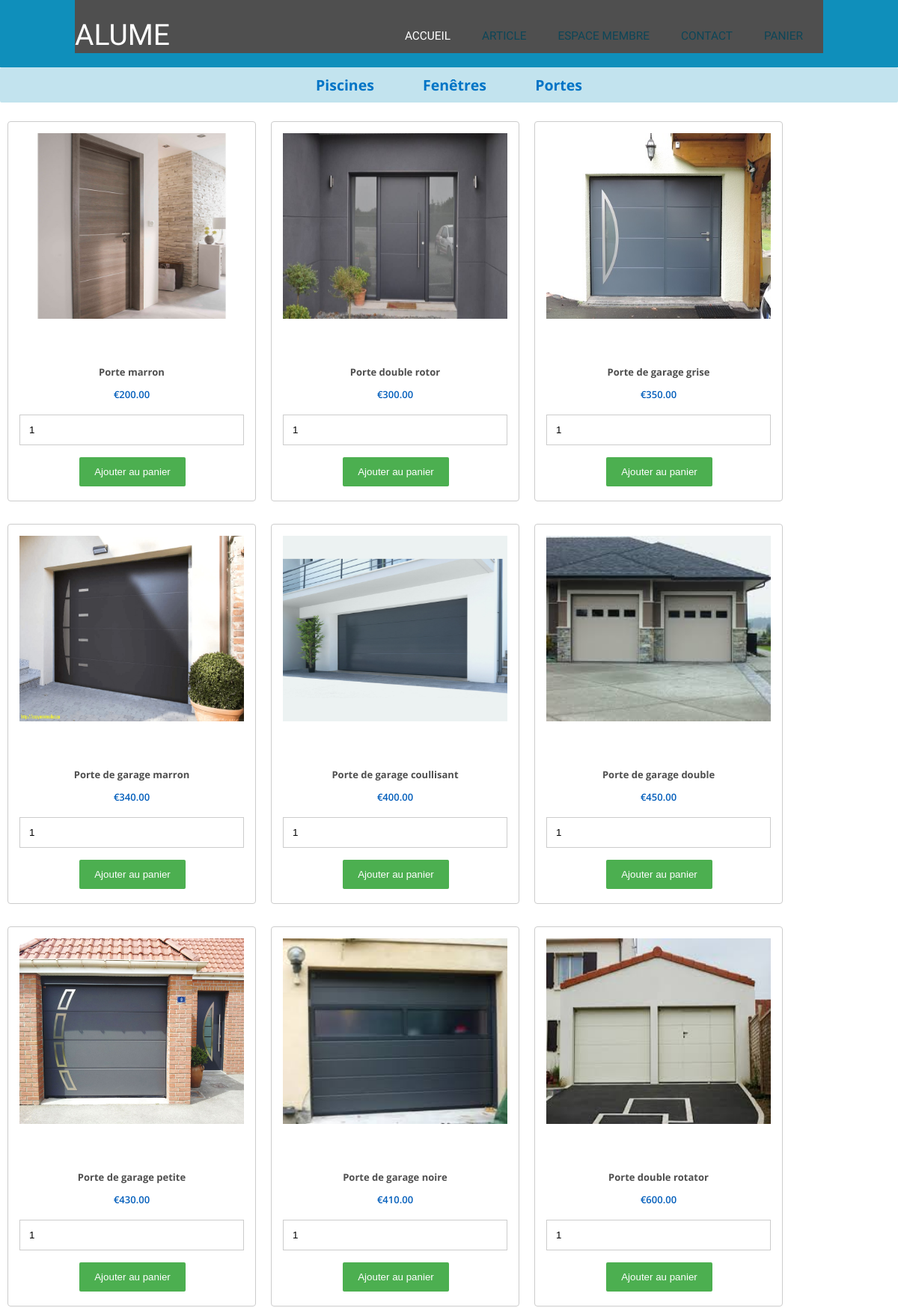
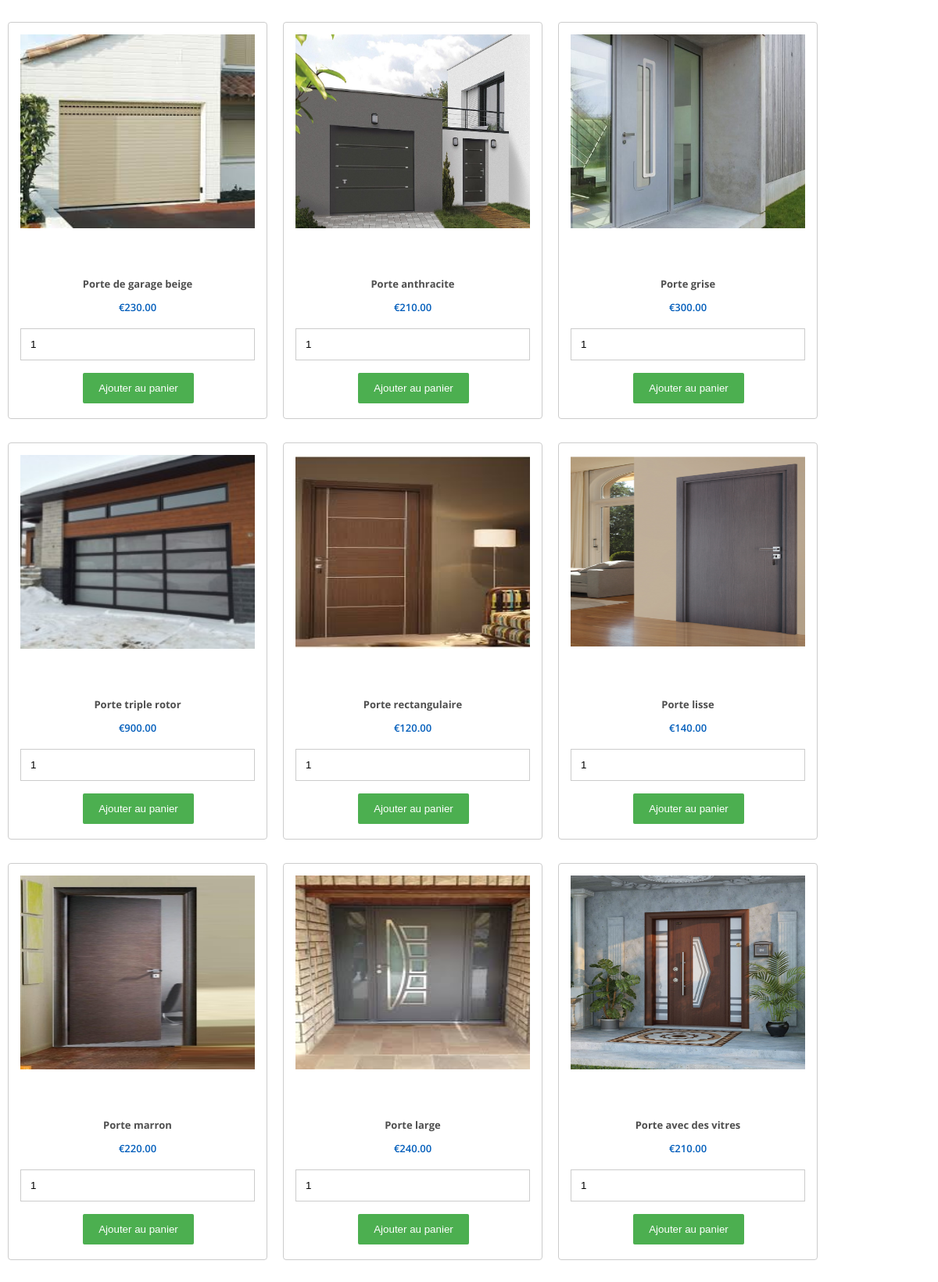
/ALLUMEDERNIER/article.php?portes=portes (upper part), run on the app's committed database (2 pictures, top to bottom).
### tables this page shows
CREATE TABLE IF NOT EXISTS `article` (
  `code_art` varchar(255) NOT NULL,
  `nom_art` varchar(255) NOT NULL,
  `img_art` text,
  `prix_art` varchar(20) NOT NULL,
  `qte` varchar(3) DEFAULT NULL,
  `id_depot` int(6) DEFAULT NULL,
  PRIMARY KEY (`code_art`),
  KEY `FK_Article_id_depot` (`id_depot`)
);

### ALLUMEDERNIER/panier/dbcontroller.php (called while the page is built, shortened)
<?php
class DBController {
	private $host = "localhost";
	private $user = "root";
	private $password = "";
	private $database = "alume";
	private $conn = null;
	function __construct() {
		$this->conn = $this->connectDB();
	}
	function connectDB() {
		$conn = mysqli_connect($this->host,$this->user,$this->password,$this->database);
		return $conn;
	}
	function runQuery($query) {
		$result = mysqli_query($this->conn,$query);
		while($row=mysqli_fetch_assoc($result)) {
			$resultset[] = $row;
		}
		if(!empty($resultset))
		{	return $resultset;}
	}
}
?>

### ALLUMEDERNIER/produit_pisc.php (the view)
<?php
	$db_handle = new DBController();
?>
<div id="product-grid">
	<div class="txt-heading">
	<a href=?piscines=piscines style='text-decoration: none; padding: 30px;'> Piscines </a>
	<a href=?fenetres=fenetres style='text-decoration: none; padding: 30px;'> Fenêtres </a>
	<a href=?portes=portes style='text-decoration: none; padding: 30px;'> Portes </a>
	</div>
	<?php
	if (isset($_GET['piscines']))
	{
		$chaine = " where code_art like 'pisc_%' " ;
	}
	elseif (isset($_GET['fenetres']))
	{
		$chaine = " where code_art like 'fen_%' " ;
	}
	elseif (isset($_GET['portes']))
	{
		$chaine = " where code_art like 'port_%' " ;
	}
	else
	{
		$chaine ="";
	}
	$req = "SELECT * FROM article ". $chaine ." ORDER BY code_art ASC";
	$product_array = $db_handle->runQuery($req);
	if (!empty($product_array)) {
		foreach($product_array as $key=>$value){
	?>
		<div class="product-item">
			<form method="post" action="panier/index.php?action=add&code_art=<?php echo $product_array[$key]["code_art"]; ?>">
			<div class="product-image">
				<img src="<?php echo $product_array[$key]["img_art"]; ?>">
			</div>
			<div>
				<strong><?php echo $product_array[$key]["nom_art"]; ?></strong>
			</div>
			<div class="product-price">
				<?php echo "€".$product_array[$key]["prix_art"]; ?>
			</div>
			<div>
				<input type="text" name="quantité" value="1" size="2" />
				<input type="submit" value="Ajouter au panier" class="btnAddAction" />
			</div>
			</form>
		</div>
	<?php
			}
	}else{
	?>
		<div class="product-grid">aucun article</div>
	<?php
	}
	?>
</div>

### ALLUMEDERNIER/default.css (style rules this page uses)
html, body { height: 100%; }
body { margin: 0px; padding: 0px; background: white; font-family: 'Open Sans', sans-serif; font-size: 13px; color: #4F4F4F; }
a { color: #0074C6; }
* { box-sizing: border-box; padding-bottom: 2px; }
input[type=text], select, textarea { width: 100%; padding: 12px; border: 1px solid #ccc; margin-top: 6px; margin-bottom: 16px; resize: vertical; }
input[type=submit] { background-color: #4CAF50; color: white; padding: 12px 20px; border: none; cursor: pointer; }

### ALLUMEDERNIER/article.css (style rules this page uses)
#product-grid { margin-bottom:40px; }
.product-item { float:left; background: #ffffff;margin:15px 10px; padding:5px;border:#CCC 1px solid;border-radius:4px; }
.product-item div { text-align:center; margin:10px; }
.product-price { color: #005dbb; font-weight: 600; }
.product-image { height:80px;background-color:#FFF; }

### ALLUMEDERNIER/menu_article.css (style rules this page uses)
html, body { height: 100%; }
body { margin: 0px; padding: 0px; background: white; font-family: 'Open Sans', sans-serif; font-size: 13px; color: #4F4F4F; }
a { color: #0074C6; }
.txt-heading { padding: 10px 10px; border-radius: 2px; color: #000; background: #0f8fbb40; margin-bottom:10px; text-align: center; font-weight: bold; font-size: 150%; }
.btnAddAction { background-color: #eb9e4f; border: 0; padding: 3px 10px; color: #ffffff; margin-left: 2px; border-radius: 2px; }
#product-grid { margin-bottom:30px; }
.product-item { float:left; background: #ffffff;margin:15px 10px; padding:5px;border:#CCC 1px solid;border-radius:4px; }
.product-item div { text-align:center; margin:10px; }
.product-price { color: #005dbb; font-weight: 600; }
.product-image { height:300px;background-color:#FFF; }
img { width: 300px; height: 250px; }

### data on the page
article: img_art (picture), nom_art "Porte marron", prix_art "200.00"
article: img_art (picture), nom_art "Porte double rotor", prix_art "300.00"
article: img_art (picture), nom_art "Porte de garage grise", prix_art "350.00"
article: img_art (picture), nom_art "Porte de garage marron", prix_art "340.00"
article: img_art (picture), nom_art "Porte de garage coullisant", prix_art "400.00"
article: img_art (picture), nom_art "Porte de garage double", prix_art "450.00"
article: img_art (picture), nom_art "Porte de garage petite", prix_art "430.00"
article: img_art (picture), nom_art "Porte de garage noire", prix_art "410.00"
article: img_art (picture), nom_art "Porte double rotator", prix_art "600.00"
article: img_art (picture), nom_art "Porte de garage beige", prix_art "230.00"
article: img_art (picture), nom_art "Porte anthracite", prix_art "210.00"
article: img_art (picture), nom_art "Porte grise", prix_art "300.00"
article: img_art (picture), nom_art "Porte triple rotor", prix_art "900.00"
article: img_art (picture), nom_art "Porte rectangulaire", prix_art "120.00"
article: img_art (picture), nom_art "Porte lisse", prix_art "140.00"
article: img_art (picture), nom_art "Porte marron", prix_art "220.00"
article: img_art (picture), nom_art "Porte large", prix_art "240.00"
article: img_art (picture), nom_art "Porte avec des vitres", prix_art "210.00"
